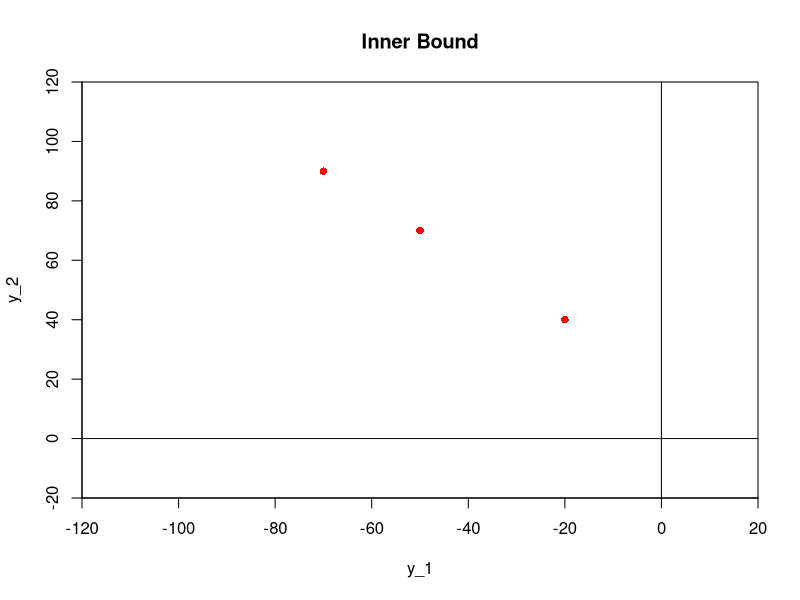
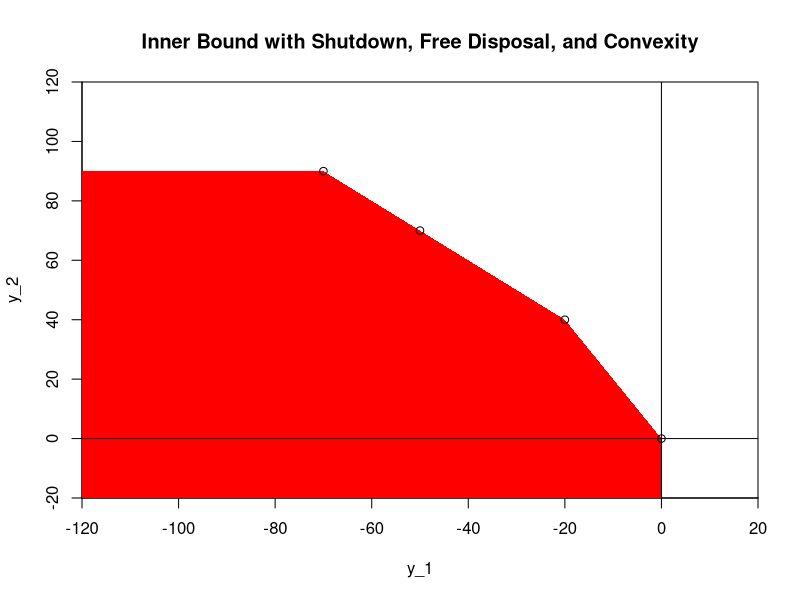
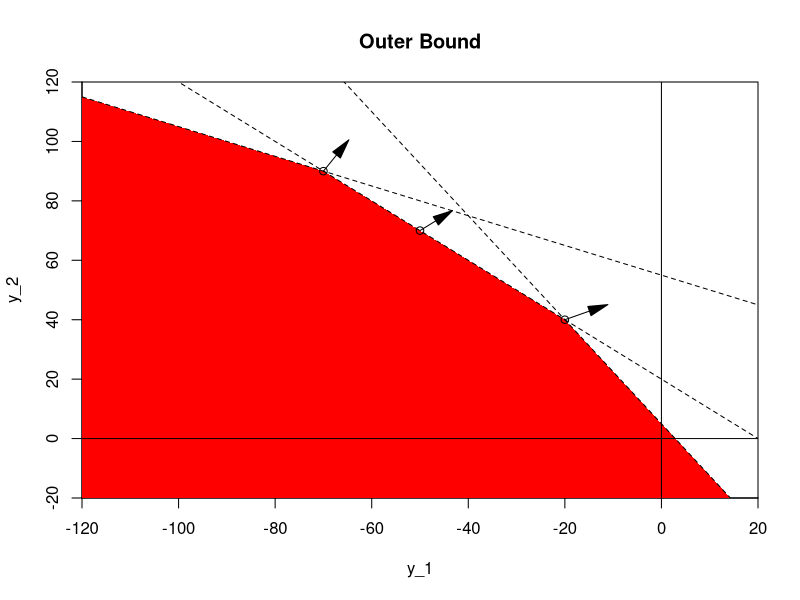

Source code (R) for these figures, in order:
## ---- chunk 1
knitr::opts_chunk$set(echo = TRUE)
## ---- chunk 2
# plot 1

y_1 <- c(-20, -50, -70)
y_2 <- c(40, 70, 90)

plot(1, type = "n", ylim = c(-20, 120), xlim = c(-120, 20), xaxs="i", yaxs="i", ylab = "y_2", xlab="y_1", main = "Inner Bound")

points(x=y_1, y=y_2, pch=16, col = "red")
abline(h = 0, v = 0)
## ---- chunk 3
# plot 2

y_1 <- c(0, -20, -50, -70)
y_2 <- c(0, 40, 70, 90)

plot(1, type = "n", ylim = c(-20, 120), xlim = c(-120, 20), xaxs="i", yaxs="i", ylab = "y_2", xlab="y_1", main = "Inner Bound with Shutdown, Free Disposal, and Convexity")

# free disposal
for (i in 1:length(y_1)) {
  polygon(x = c(y_1[i], y_1[i], -200, -200),
          y = c(y_2[i], -20, -20, y_2[i]),
          col = "red",
          border = NA)
}

# convex
polygon(x = c(-70, -70, -20), 
        y = c(90, 40, 40),
        col = "red",
        border = NA)

polygon(x = c(-20, -20, 0), 
        y = c(40, 0, 0),
        col = "red",
        border = NA)

points(x=y_1, y=y_2)
abline(h = 0, v = 0)

## ---- chunk 4
# plot 3
library(shape)

y_1 <- c(-20, -50, -70)
y_2 <- c(40, 70, 90)
p_1 <- c(7, 5, 4)
p_2 <- c(4, 5, 8)

b <- (-1) * p_1 / p_2
a <- y_2 - b * y_1

plot(1, type = "n", ylim = c(-20, 120), xlim = c(-120, 20), xaxs="i", yaxs="i", ylab = "y_2", xlab="y_1", main = "Outer Bound")

polygon(x = c(-120, -70, -20, 25/1.75, -120),
        y = c(115, 90, 40, -20, -20),
        col = "red",
        border = NA)

points(x=y_1, y=y_2)

Arrows(x0=y_1, x1=y_1+p_1, 
       y0=y_2, y1=y_2+p_2,
       arr.type = "triangle")

for (i in 1:length(a)) abline(a = a[i], b = b[i], lty = 2)

abline(h = 0, v = 0)

